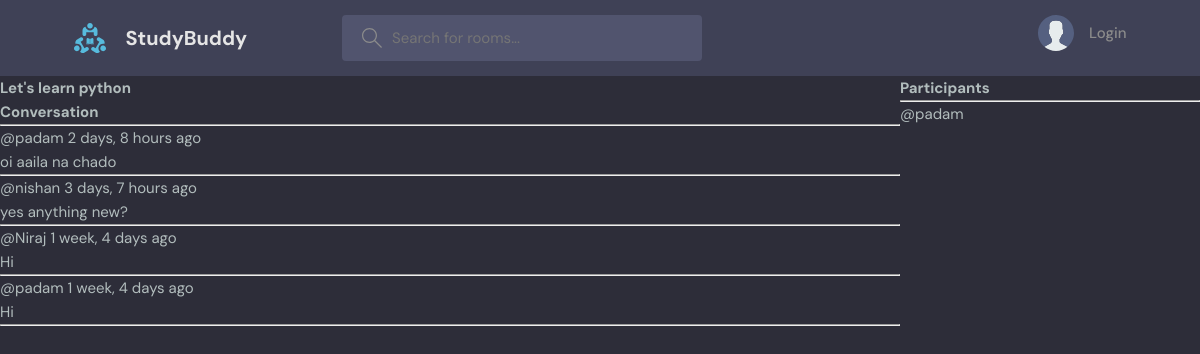
The page /room/1/ on the database its author committed.
### base/models.py (models this page shows, shortened)
class Room(models.Model):
    host = models.ForeignKey(User,on_delete = models.SET_NULL,null = True)
    topic = models.ForeignKey(Topic,on_delete = models.SET_NULL,null = True)
    name = models.CharField(max_length=200)
    description = models.TextField(null= True,blank = True) #null= true or black= true -- means it cannot be null and black
    participants = models.ManyToManyField(User,related_name='participants' ,blank=True)
    updated = models.DateTimeField(auto_now = True)#it take timestamp everytime whenever updated
    created = models.DateTimeField(auto_now_add = True) #it takes timestapm at the beginning only
    class Meta:
        ordering = ['-updated','-created'] # (-) will make the ordering of lettest item at beginning

class Message(models.Model):
    user = models.ForeignKey(User,on_delete = models.CASCADE)
    room = models.ForeignKey(Room,on_delete=models.CASCADE) #0n_delete= models.CASCADE =>means all the child messages will be deleted
    body= models.TextField()
    updated = models.DateField(auto_now = True)
    created = models.DateTimeField(auto_now_add = True)
    class Meta:
        ordering = ['-updated','-created']

### base/views.py (the view, shortened to what this page needs)
# urls.py: path('room/<str:pk>/',views.room,name="room"),
def room(request,pk):
    room = Room.objects.get(id=pk)
    room_message = room.message_set.all().order_by('-created')
    participants = room.participants.all()
    context = {
        'rooms': room,
        'room_messages':room_message,
        'participant':participants
        }
    return render(request,'base/room.html',context)

### base/templates/base/room.html (shortened to what this page needs)
{% extends 'main.html' %}
{% block content%}
<div class="room-container">
    <div>
            <h1>{{rooms.name}}</h1>
        <div class="comment-wrapper">
            <h3>Conversation</h3>
        <hr>
            {% for message in room_messages %}
            <div>
                <small>@{{message.user}}  {{message.created |timesince}} ago</small>
                <p>{{message.body}}</p>
                <hr>
            </div>
            {% endfor %}
        </div>
    </div>
    <div>
        <h3>Participants</h3>
        <hr>
        {% for users in participant %}
            <div>
                <p>@{{users.username}}</p>
            </div>
        {% endfor %}
    </div>
</div>
{% endblock content %}

### static/style/style.css (style rules this page uses)
:root { --color-main: #71c6dd; --color-main-light: #e1f6fb; --color-dark: #3f4156; --color-dark-medium: #51546e; --color-dark-light: #696d97; --color-light: #e5e5e5; --color-gray: #8b8b8b; --color-light-gray: #b2bdbd; --color-bg: #2d2d39; --color-success: #5dd693; --color-error: #fc4b0b; }
* { font-family: "DM Sans", -apple-system, BlinkMacSystemFont, "Segoe UI", Roboto, Oxygen, Ubuntu, Cantarell, "Open Sans", "Helvetica Neue", sans-serif; margin: 0; padding: 0; box-sizing: border-box; text-rendering: optimizeLegibility; font-size: inherit; }
html { font-size: 56.25%; }
@media only screen and (min-width: 1200px) { html { font-size: 62.5%; } }
body { line-height: 1.6; font-weight: 400; font-size: 1.5rem; color: var(--color-light-gray); background-color: var(--color-bg); min-height: 100vh; }

### base/templates/base/room.html (style rules this page uses)
.room-container { display: grid; grid-template-columns: 3fr 1fr; }

### rows shown on the page
Room: name "Let's learn python"
Message: user "padam", created "2 days, 8 hours", body "oi aaila na chado"
Message: user "nishan", created "3 days, 7 hours", body "yes anything new?"
Message: user "Niraj", created "1 week, 4 days", body "Hi"
Message: user "padam", created "1 week, 4 days", body "Hi"

### other values the page prints
{{ users.username }} "padam"
